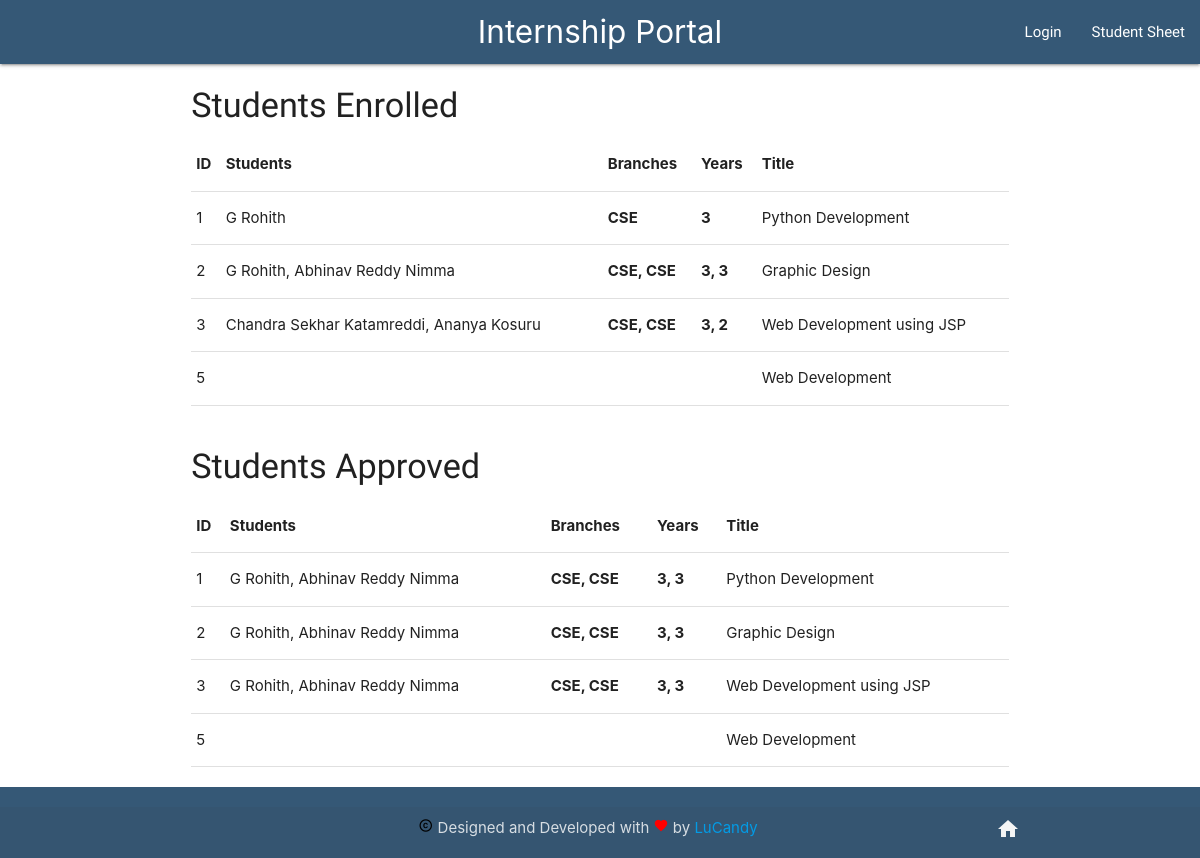
The app's page /students, older data.
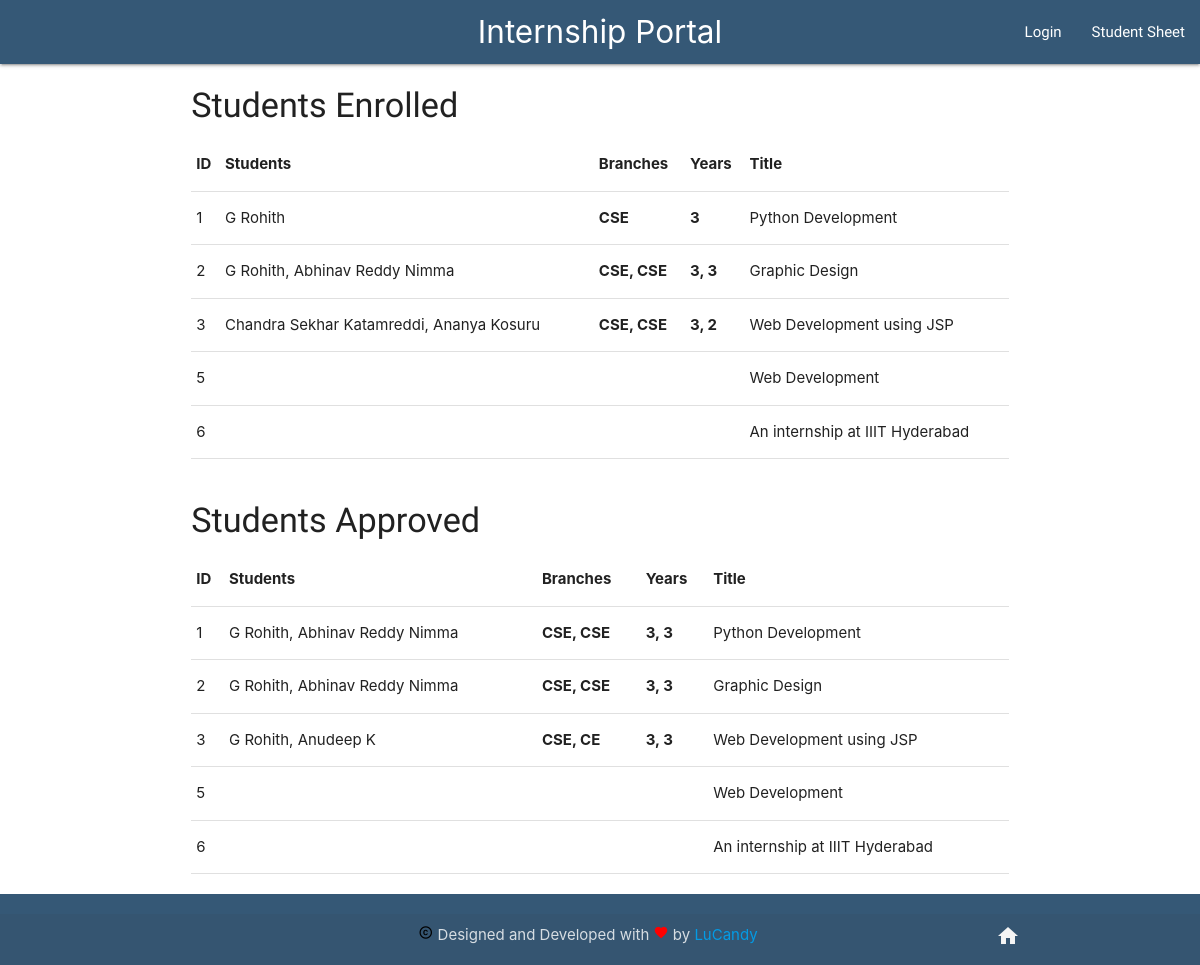
The same page, newer data.
### interns/models.py (models this page shows, shortened)
class Intern(models.Model):
    user = models.ForeignKey(settings.AUTH_USER_MODEL, on_delete=models.DO_NOTHING)
    title = models.CharField(max_length=150)
    discipline=models.CharField(max_length=10)
    preReq = models.CharField(max_length=200)
    description = models.CharField(max_length=1000)
    place = models.CharField(max_length=100)
    eligibility = models.CharField(max_length=50)
    stiphend = models.CharField(max_length=50)
    timestamp = models.DateTimeField(auto_now_add=True)
    dateAdded = models.DateField(auto_now_add=True)
    deadLine = models.CharField(max_length=50)
    duration = models.CharField(max_length=30)
    studentsEnrolled= models.CharField(max_length=200,default='')
    studentsApproved= models.CharField(max_length=200,default='')

### interns/views.py (the view)
# urls.py: path('students', allStudList, name='allStud'),
def allStudList(request):
    studentsEnrolled= Intern.objects.all().values('id','title','studentsEnrolled')
    studentsApproved= Intern.objects.all().values('id','title','studentsApproved')
    for obj in studentsEnrolled:
        reqString = obj['studentsEnrolled']
        reqList = reqString.split(',')
        names=''
        branches=''
        years=''
        print(reqList)
        for name in reqList:
            try:
                names+=search2(name)[0]+', '
                branches+=search2(name)[2]+', '
                years+=search2(name)[1]+', '
            except:
                pass
        print(names)
        obj.update({
            "retrivedName":names[:-2],
            "branches": branches[:-2],
            "years":years[:-2]
        })
    for obj in studentsApproved:
        reqString = obj['studentsApproved']
        reqList = reqString.split(',')
        names=''
        years=''
        branches=''
        for name in reqList:
            try:
                years+=search2(name)[1]+', '
                names+=search2(name)[0]+', '
                branches+=search2(name)[2]+', '
            except:
                pass
        obj.update({
            "retrivedName":names[:-2],
            "branches": branches[:-2],
            "years":years[:-2]
        })
    context = {
        "studentsEnrolled":studentsEnrolled,
        "studentsApproved":studentsApproved
    }
    return render(request,'studlist.html',context)

### interns/temp.py (called while the page is built)
def search2(query):
    query = query.upper()
    query = query.replace(" ","")
    query = query.replace(",","")
    query1 = query+"_name"
    query2 = query+"_email"
    query3 = query + "_enrolled"
    query4 =  query + "_verified"
    name = dictionary[query1]
    email = dictionary[query2].replace(" ","")
    q = list(query)
    year_id = q[0]+q[1]
    if year_id=='16' :
        year = 3
    if year_id=='17' :
        year = 2
    if year_id=='18' :
        year = 1
    if year_id=='15' :
        year = 4
    if q[7]=='2' :
         branch = "EEE"
    if q[7]=='1' :
         branch = "CE"
    if q[7]=='3' :
         branch = "ME"
    if q[7]=='5' :
         branch = "CSE"
    return name,str(year),branch,email

### templates/studlist.html
{% extends 'base.html' %}
{% block content %}
<div class="row">
    <div class="col s12">
            <h4>Students Enrolled</h4>
          <table>
        <thead>
          <tr>
              <th>ID</th>
              <th>Students</th>
              <th>Branches</th>
              <th>Years</th>
              <th>Title</th>
          </tr>
        </thead>
        <tbody>
        {% for student in studentsEnrolled %}
            <tr>
                <td>{{student.id}}</td>
                <td>{{student.retrivedName}}</td>
                <th>{{student.branches}}</th>
                <th>{{student.years}}</th>
                <td>{{student.title}}</td>
          </tr>
        {% endfor %}
        </tbody>
      </table>
    </div>
</div>
</div>
<div class="container">
<div class="row">
<div class="col s12">
        <h4>Students Approved</h4>
          <table>
        <thead>
          <tr>
              <th>ID</th>
              <th>Students</th>
              <th>Branches</th>
              <th>Years</th>
              <th>Title</th>
          </tr>
        </thead>
        <tbody>
        {% for student in studentsApproved %}
            <tr>
                <td>{{student.id}}</td>
                <td>{{student.retrivedName}}</td>
                <th>{{student.branches}}</th>
                <th>{{student.years}}</th>
                <td>{{student.title}}</td>
          </tr>
        {% endfor %}
        </tbody>
      </table>
</div>
</div>
</div>
{% endblock %}

### templates/base.html (shortened to what this page needs)
<!doctype html>
<html lang="en">
  <head>
    <link rel="stylesheet" href="https://cdnjs.cloudflare.com/ajax/libs/materialize/1.0.0/css/materialize.min.css">
  </head>
  <body>
    {% include "navbar.html" %}
    <main>
    <div class="container">
        {% block content %}
        {% endblock content %}
  </main>
  {% include "footer.html" %}
  </body>
</html>

### templates/navbar.html (shortened to what this page needs)
    <nav>
      <div class="nav-wrapper " style=" background-color: rgb(53, 88, 118); ">
        <a href = "/" class = "brand-logo center">Internship Portal</a>
        <ul id="nav-mobile" class="right hide-on-med-and-down">
          {% if request.user.is_authenticated %}
          <li><a href="/create">Create</a></li>
          <li><a href="/logout">Logout</a></li>
          <li><a href="/profile">Profile</a></li>
          {% else %}
            <li><a href="/login">Login</a></li>
          {% endif %}
          <li><a href="/students">Student Sheet</a></li>
        </ul>
      </div>
    </nav>

### templates/footer.html (shortened to what this page needs)
    <footer class="page-footer no-padding" style=" background-color: rgb(53, 88, 118); ">
    <div class="footer-copyright" >
            <div class="container" style="align-items:center">
             <i class="tiny material-icons" style="color:black">copyright</i> Designed and Developed with <i class="tiny material-icons" style="color:red">favorite</i> by <a href="https://github.com/orgs/lucandy/">LuCandy</a>
            <a class="grey-text text-lighten-4 right" href="/"><i class="material-icons">home</i> </a>
            </div>
    </div>
</footer>

### templates/base.html (style rules this page uses)
body { display: flex; min-height: 100vh; flex-direction: column; }
main { flex: 1 0 auto; }
.footer-copyright { text-align:center; }
h1,h2,h3,h4,h5,h6,p,li { font-family: 'Scada', sans-serif; word-wrap: break-word; }
, .login { background-image:url("https://lh3.googleusercontent.com/IQoc0Nx-DiygvKSq7LEdGMm4o9C0S26FuQQnmQ7SkYOsf47q17PMoyhuyxe-pMxuEG7JBgjSDYLyQcBcFB735fS6xE3UaMKmkm7lwRLd6OpGCmiESldYAP_T8PLSgPHbgo9NKrTR90JTccFGMZNE_Hxx0JtiS02YQslLTn8U_qFNNcQzECC4hS7Rl9_Zji1fJyLHT2XGQxjSbcRwIu7PlRmSnZur6OJTsAU8ZnTkDyDrl9F1-f3kpNsVZ5jhG8SmxJlbeNGBK_0-CPAWVr80GsRPbgFolTYpFYrTMY0jSCcE49qZ413C_il4ef4YjJTcIKB7l1ZT-5ASV9yJEfQPr6v3v9FsFto3TICQJPziRMYya_JFPRy6wQmq-9V3luk5OZfC7q-TJSiypknmga9NhR9ZexP0oWl17H6tLm2_I6NvQP4MuIt9U5HTYXX84WDQs0-vfHNqO3A4eb3OMo38ty9zYXWf0JkPay6bWrqeW34hig_VnlDbhJZzYdrNoxwHtEF4lFFyCblg_KW0jbBKVznVVc6RSJFj6ogHBeZKXXzxLjozaAKCed0dJivaCEem5AofwNCEmPCRKwPzhf5QJ4r9D3irbAbV-EQUoBDWmdwlGd14HRHq8FZSJxkdmmaPDQi4pBUvElTIHjIe2G15tmKW=w730-h322-no"); background-position: center; background-repeat: no-repeat; background-size: cover; width: 100%; height: 220pt; }

Row changes from the older to the newer data that the page shows:
changed Intern "Web Development using JSP": retrivedName "G Rohith, Abhinav Reddy Nimma" → "G Rohith, Anudeep K"; branches "CSE, CSE" → "CSE, CE"
added Intern: id "6", title "An internship at IIIT Hyderabad"
